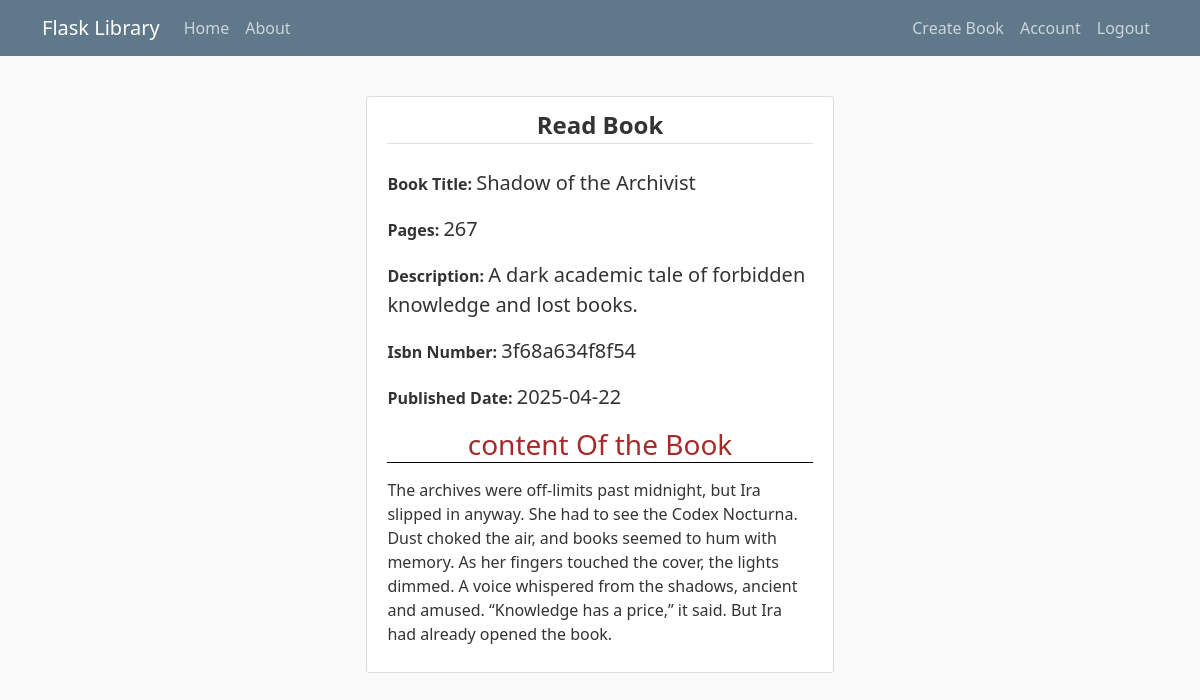
/book/20 (signed in), run on the app's committed database.
### flasklibrary/models.py (models this page shows, shortened)
class Book(db.Model):
    id = db.Column(db.Integer, primary_key= True)
    title =  db.Column(db.String(100), nullable=False)
    published_date = db.Column(db.DateTime, nullable = False, default = datetime.utcnow )
    pages = db.Column(db.Integer, nullable=False)
    isbn = db.Column(db.String(50), unique= True,nullable=False)
    description = db.Column(db.String(100),nullable=False)
    image_file = db.Column(db.String(100), nullable=False)
    content = db.Column(db.Text, nullable = False)

### flasklibrary/routes.py (the view)
@app.route("/book/<int:book_id>")
@login_required
def read_book(book_id):
    book = Book.query.get_or_404(book_id)
    return render_template('read_book.html',book=book)

### flasklibrary/models.py (called while the page is built)
@login_manager.user_loader
def load_user(user_id):
    return User.query.get(int(user_id))

### flasklibrary/templates/read_book.html (shortened to what this page needs)
{% extends "layout.html" %}
{% block content %}
<div class="content-section">
    <legend class="text-center border-bottom mb-4 fw-bold">Read Book</legend>
    <p class="fw-bold">Book Title: <span style="font-size: 20px;font-weight: 400;">{{book.title}}</span> </p>
    <p class="fw-bold">Pages: <span style="font-size: 20px;font-weight: 400;">{{book.pages}}</span></p>
    <p class="fw-bold">Description: <span style="font-size: 20px;font-weight: 400;">{{book.description}}</span></p>
    <p class="fw-bold">Isbn Number: <span style="font-size: 20px;font-weight: 400;">{{book.isbn}}</span></p>
    <p class="fw-bold">Published Date: <span style="font-size: 20px;font-weight: 400;">{{book.published_date.strftime('%Y-%m-%d')}}</span></p>
    <h3 style="text-align: center;color: brown; border-bottom: 1px solid black;margin-bottom: 15px;">content Of the Book</h3>
    <p>{{book.content}}</p>
</div>
{% endblock content %}

### flasklibrary/static/main.css (style rules this page uses)
body { background: #fafafa; color: #333333; margin-top: 5rem; }
h1, h2, h3, h4, h5, h6 { color: #444444; }
.content-section { background: #ffffff; padding: 10px 20px; border: 1px solid #dddddd; border-radius: 3px; margin-bottom: 20px; margin: auto; width: 40%; }

### data on the page
Book: title "Shadow of the Archivist", pages "267", description "A dark academic tale of forbidden knowledge and lost books.", isbn "3f68a634f8f54", published_date "2025-04-22", content "The archives were off-limits past midnight, but Ira slipped in anyway. She had to see the Codex Nocturna. Dust choked the air, and books seemed to hum with memory. As her fingers touched the cover, the lights dimmed. A voice whispered from the shadows, ancient and amused. “Knowledge has a price,” it said. But Ira had already opened the book."
